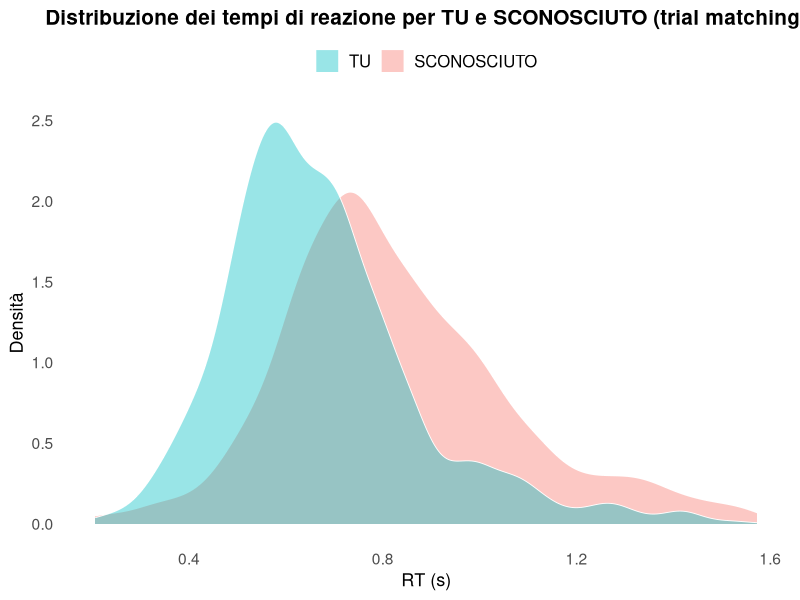

Write R code to recreate this figure.
## ---- chunk 1
library(readxl)
library(knitr) # per kable
Matching_Task <- read_excel("Matching Task.xlsx")
kable(head(Matching_Task))
## ---- chunk 2
matching_df_corr_exp <-Matching_Task[Matching_Task$accuracy == 1 & Matching_Task$trial_type == "exp", ]
kable(head(matching_df_corr_exp))
## ---- chunk 3
matching_df_corr_exp$tipo<-"non_matching"
matching_df_corr_exp$tipo[matching_df_corr_exp$condizione==1 & (
(matching_df_corr_exp$shape=="images/square.png" &  matching_df_corr_exp$label=="TU")|
(matching_df_corr_exp$shape=="images/triangle.png" &  matching_df_corr_exp$label=="SCONOSCIUTO")
)]<-"matching"

matching_df_corr_exp$tipo[matching_df_corr_exp$condizione==2 & (
  (matching_df_corr_exp$shape=="images/triangle.png" &  matching_df_corr_exp$label=="TU")|
    (matching_df_corr_exp$shape=="images/square.png" &  matching_df_corr_exp$label=="SCONOSCIUTO")
)]<-"matching"
#ora creiamo df con solo trial matching:
df_matching<-matching_df_corr_exp[matching_df_corr_exp$tipo=="matching",]
kable(head(df_matching))

## ---- chunk 4
#adesso eliminiamo RT<200ms 
df_matching <- df_matching[df_matching$RT > 0.2, ]
#calcoliamo upperlimit individuale: RT >2.5 sd rispetto alla media per singolo participant_id
media_rt<-aggregate(RT ~ participant_id,data = df_matching, FUN = mean)
sd_rt<-aggregate(RT ~ participant_id,data = df_matching, FUN = sd)
stat_outliers=merge(media_rt, sd_rt, by = "participant_id")
colnames(stat_outliers) <- c("participant_id", "media", "sd")
stat_outliers$upper_limit<-stat_outliers$media+2.5*stat_outliers$sd
# eliminiamo RT da df_matching
df_matching_limited <- merge(df_matching, stat_outliers, by = "participant_id")
df_clean_match <- df_matching_limited[df_matching_limited$RT <= df_matching_limited$upper_limit, ]
View(df_clean_match)
df_clean_match$upper_limit <- NULL
## ---- chunk 5
mean_rt_TU<-aggregate(RT ~ participant_id+tipo,data = df_clean_match[df_clean_match$label == "TU", ], FUN = mean)

colnames(mean_rt_TU)<- c("participant_id", "tipo", "media_RT_TU")

mean_rt_SC<-aggregate(RT ~ participant_id+tipo,data = df_clean_match[df_clean_match$label == "SCONOSCIUTO", ], FUN = mean)

colnames(mean_rt_SC)<- c("participant_id", "tipo", "media_RT_SC")
RT_mean_tot<-merge(mean_rt_TU,mean_rt_SC,by = "participant_id")

RT_mean_tot$SPE<-RT_mean_tot$media_RT_SC-RT_mean_tot$media_RT_TU
kable(head(RT_mean_tot))
## ---- chunk 6
## T-test per l'effetto SPE
test_spe <- t.test(RT_mean_tot$media_RT_TU, RT_mean_tot$media_RT_SC, paired = TRUE)
test_spe

## ---- chunk 7
## Visualizzazione della distribuzione dei tempi di reazione (SPE)

library(ggplot2)

ggplot(df_matching, aes(x = RT, fill = label)) +
  geom_density(alpha = 0.4, color = "white", size = 0.3) +
  labs(
    title = "Distribuzione dei tempi di reazione per TU e SCONOSCIUTO (trial matching)",
    x = "RT (s)",
    y = "Densità"
  ) +
  scale_fill_manual(
    values = c("TU" = "#00BFC4", "SCONOSCIUTO" = "#F8766D"),
    breaks = c("TU", "SCONOSCIUTO"),
    labels = c("TU", "SCONOSCIUTO"),
    guide = guide_legend(title = NULL)
  ) +
  theme_minimal(base_size = 14) +
  theme(
    legend.position = "top",
    legend.justification = "center",
    legend.text = element_text(size = 12),
    panel.grid = element_blank(), 
    plot.title = element_text(hjust = 0.5, face = "bold", size = 15),
    axis.title = element_text(size = 13)
  )
saveRDS(RT_mean_tot, file = "RT_mean_tot.rds")
